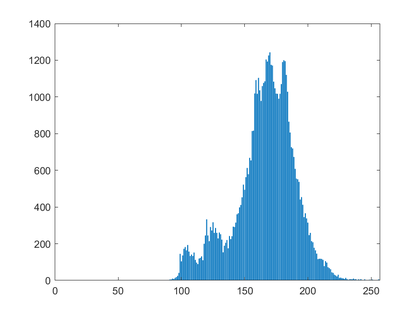
%> input picture 1/figure/1/hist_origin.png, 420 x 315 px, shrunk from 875 x 656 before the run, given in place of river, which was not available
$ octave task1.m   (GNU Octave 9; MATLAB toolbox functions it lacks are replaced by stand-ins)
%> lines starting %> are read from the running program, lines starting %| are printed output that depends on the picture; pictures that were not available may be replaced by others from this repository, and a replacement may not be noted
### 1/code/getCDF.m
function [cdf] = getCDF(hist)
cdf = zeros(1, 256);
cdf(1) = hist(1);
for i = 2:256
      cdf(i) = cdf(i-1) + hist(i);
end

### 1/code/task1.m
%%%%%%%%%%%%%%%%%%%%%%%%%%%
%  Histogram Equalization
%%%%%%%%%%%%%%%%%%%%%%%%%%%

%读入图像
img_river = imread('../src/river', 'JPG');
%> img_river is the input picture: size 315x420x3 uint8; mean R, G, B 232.2, 241.4, 247.5
info = imfinfo('../src/river','JPG');

%计算灰度值（概率）直方图
hist_river = imhist(img_river);
%> hist_river = 256 values, max 334482 at index 256, min 0 at index 1, mean 1550.4
fig1 = bar(hist_river);
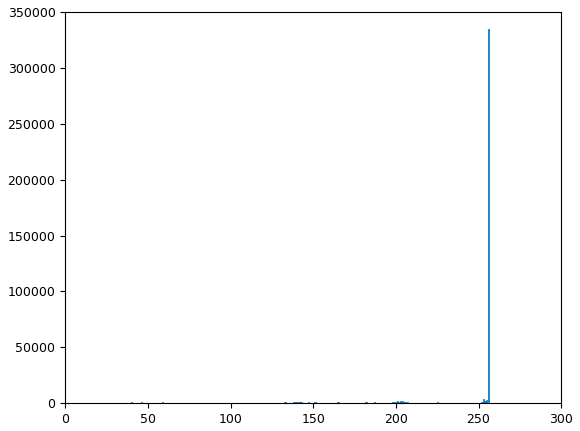
%> figure redrawn from the program's plot data; tallest bar 334482 high, from x = 255.6 to 256.4
saveas(fig1, '../figure/1/hist_origin.png');
%hold on;
hist_river = hist_river/(info.Width*info.Height);
%> hist_river = 256 values, max 2.53 at index 256, min 0 at index 1, mean 0.0117

%计算概率累计函数
cdf = getCDF(hist_river);
%> after the loop in getCDF, `for i = 2:256`: cdf = 256 values from 0 to 3
%> cdf = 256 values from 0 to 3
%plot(cdf);
%hold on;

%变换
L = 256;
for i = 1:info.Width
    for j = 1:info.Height
        img_river(j, i) = L * cdf(img_river(j, i)+1);
    end
end
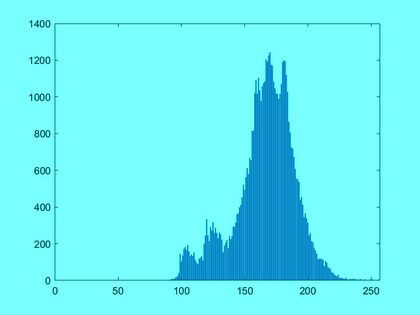
%> img_river: size 315x420x3 uint8; mean R, G, B 108.3, 241.4, 247.5

imwrite(img_river, '../figure/1/processed_river.jpg', 'jpg');

hist = imhist(img_river);
%> hist = 256 values, max 223149 at index 256, min 0 at index 31, mean 1550.4
fig_result = bar(hist);
%> figure, not shown here; tallest bar 223149 high, from x = 255.6 to 256.4
saveas(fig_result, '../figure/1/hist_result.png');

%调用库函数测试
sys = histeq(img_river);
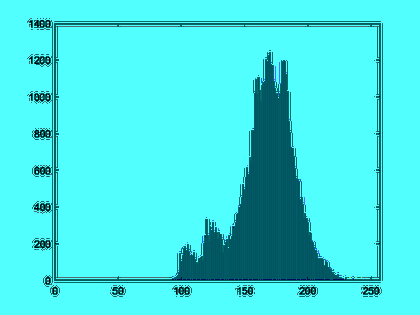
%> sys: size 315x420x3 uint8; mean R, G, B 69.3, 229.1, 230.5
imwrite(sys, '../figure/1/sys.jpg', 'jpg');
test_hist = imhist(sys);
%> test_hist = 256 values, max 223149 at index 256, min 0 at index 2, mean 1550.4
fig_test = plot(test_hist);
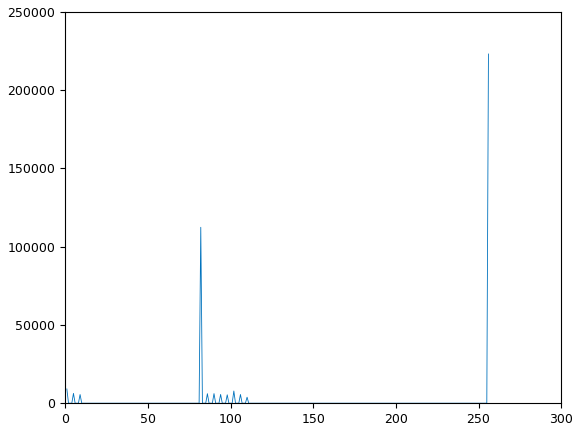
%> figure redrawn from the program's plot data; curve peaks at x = 256, y = 223149
saveas(fig_test, '../figure/1/hist_test.png');
